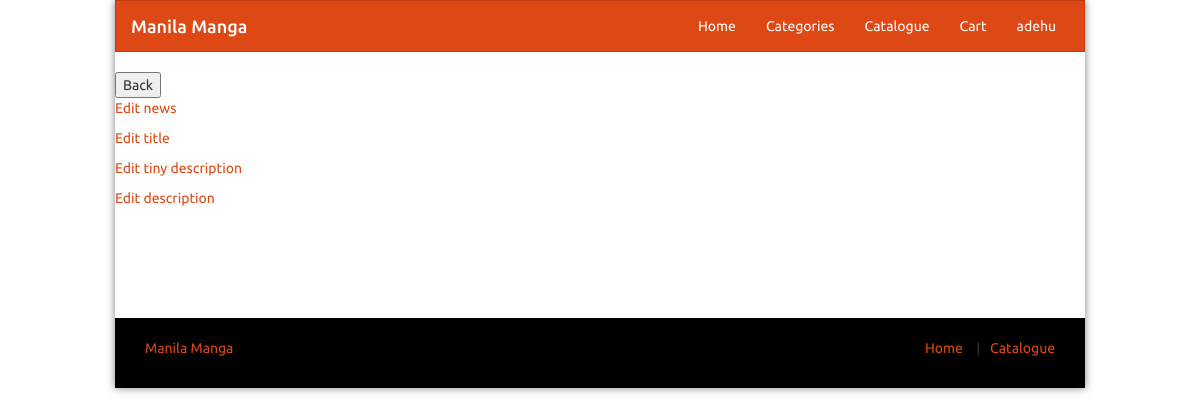
Page /mngann.php (signed in) on the committed database.
### tables this page shows
CREATE TABLE "users" (
	"userId"	INTEGER NOT NULL UNIQUE,
	"username"	TEXT,
	"password"	TEXT,
	"isAdmin"	INTEGER DEFAULT 0,
	PRIMARY KEY("userId" AUTOINCREMENT)
);

CREATE TABLE "announce" (
	"announceId"	INTEGER NOT NULL UNIQUE,
	"text"	TEXT,
	"purpose"	TEXT,
	PRIMARY KEY("announceId" AUTOINCREMENT)
);

### mngann.php (the view, shortened to what this page needs)
<?php session_start();
include('navbar.php');
echo '<button onclick="history.go(-1);">Back </button>';
$announcesDataQuery='SELECT * from announce';
$announcesData=$db->query($announcesDataQuery);
while($eachAnnounceData=$announcesData->fetchArray()){
    echo '<div class="admp">
        <p>
            <a href="mngann1.php?id='.$eachAnnounceData['announceId'].'">Edit '.$eachAnnounceData['purpose'].'</a>
        </p>
    </div>';
}
include('footer.php');
unset($db);?>

### navbar.php (shortened to what this page needs)
<?php echo '<!doctype html>
<head>
    <link defer rel="stylesheet" href="bootstrap.min.css"/>
    <link rel="stylesheet" href="style2.css"/>
</head>
<head>
    <link defer rel="stylesheet" href="bootstrap.min.css"/>
    <link rel="stylesheet" href="style2.css"/>
</head>
<body class="layout-boxed">
    <div class="wrapper">
        <nav class="navbar navbar-default" role="navigation">
            <div class="container">
                <div class="navbar-header">
                    <h1 class="" style="margin:0;">
                        <a class="navbar-brand" href="index.php">
                            Manila Manga
                        </a>
                    </h1>
                </div>
                <div class="collapse navbar-collapse" id="navbar-menu">
                    <ul class="nav navbar-nav  navbar-right">
                        <li>
                            <a href="index.php" title="Home">
                                Home
                            </a>
                        </li>
                        <li>
                            <a href="categories.php" title="Categories">
                                Categories
                            </a>
                        </li>
                        <li>
                            <a href="catalogue.php" title="Catalogue Mangas">
                                Catalogue
                            </a>
                        </li>
                        <li>
                            <a href="cart.php" title="Cart">
                                Cart
                            </a>
                        </li>';
        if(isset($_SESSION['userId'])) {
            $db=new SQLite3('r209-db-01.sqlite');
            $id=$_SESSION['userId'];
            $getUsername='SELECT * FROM users WHERE userId = '.$id.'';
            $querry=$db->query($getUsername);
            $username=$querry->fetchArray();
            echo '<li>
                    <a href="user.php">'.$username[1].'</a>
                </li>';
        }
        echo '</a>
                        </li>
                    </ul>
                </div>
            </div>
            </nav>';
?>

### style2.css (style rules this page uses)
.layout-boxed { background: url(605743.jpg) repeat fixed }
.layout-boxed .container { max-width: 970px }
.layout-boxed .wrapper { background-color: #fff; max-width: 970px; margin: 0 auto; box-shadow: 0 0 8px rgba(0, 0, 0, .5); position: relative }
.navbar-default { border-radius: 0 }
ul { list-style: none; padding: 0; margin: 0 }

### rows in the picture
users: username "adehu"
announce: purpose "news"
announce: purpose "title"
announce: purpose "tiny description"
announce: purpose "description"
